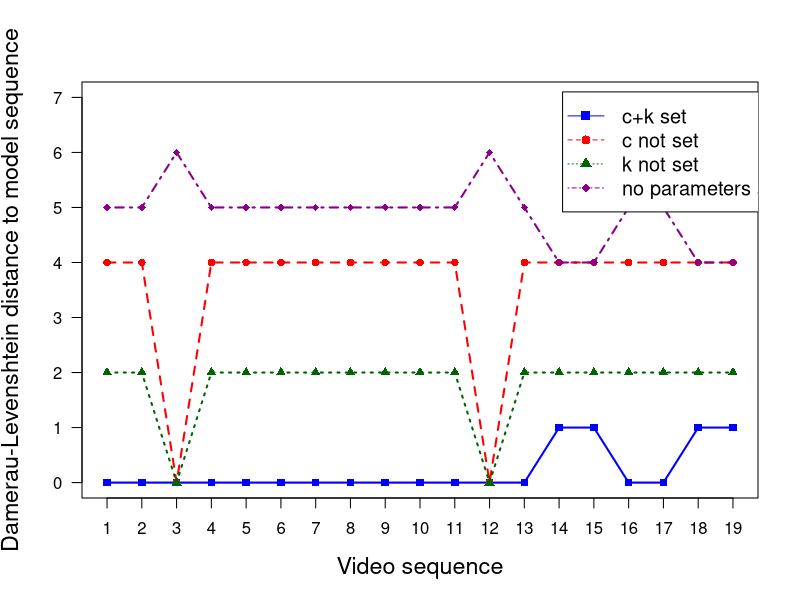

Generate this figure with R:
# Define data (x: videos, y: fit of model, edit distance with Damerau-Levenshtein)
xdata <- c(1,2,3,4,5,6,7,8,9,10,11,12,13,14,15,16,17,18,19)
model_ck <- c(0,0,0,0,0,0,0,0,0,0,0,0,0,1,1,0,0,1,1)
k_set <- c(4,4,0,4,4,4,4,4,4,4,4,0,4,4,4,4,4,4,4)
c_set <- c(2,2,0,2,2,2,2,2,2,2,2,0,2,2,2,2,2,2,2)
no_params <- c(5,5,6,5,5,5,5,5,5,5,5,6,5,4,4,5,5,4,4)

# Plot model, c+k set
plot(xdata, model_ck, type='o', col='blue', pch=15, lty=1, ylim=c(0,7), lwd=2, 
     ylab='Damerau-Levenshtein distance to model sequence',
     xlab='Video sequence', las=1, xaxt='n', cex.lab=1.4)
axis(side=1, at=1:19, labels=xdata, cex.axis=1)

# Plot model without c
points(xdata, k_set, col='red', pch=16)
lines(xdata, k_set, col='red', lty=2, lwd=2)

# Plot model without k
points(xdata, c_set, col='dark green', pch=17)
lines(xdata, c_set, col='dark green', lty=3, lwd=2)

# Plot greedy without params
points(xdata, no_params, col='dark magenta', pch=18)
lines(xdata, no_params, col='dark magenta', lty=4, lwd=2)

legend(14.1,7.1,legend=c('c+k set', 'c not set', 'k not set', 'no parameters set'), 
       col=c('blue', 'red', 'dark green', 'dark magenta'), 
       pch=c(15,16,17,18), lty=c(1,2,3,4), ncol=1, cex=1.2)